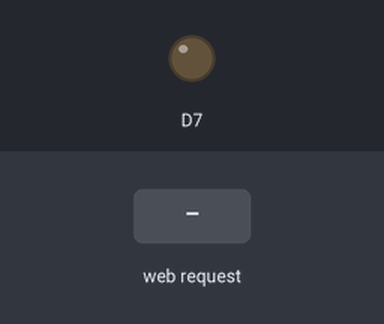
Bench run of a sketch on a simulated ESP8266 (NodeMCU). On the bench: output pins drawn as LEDs (lit = HIGH). Inputs (shaded band) come from the test bench. What the sketch prints to the serial monitor is not drawn.

Above: at 1.2 s.
1.3 s: HTTP request GET /led_yak received
At 1.6 s:
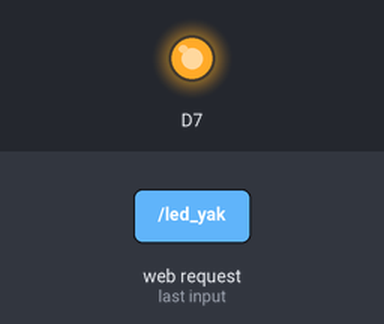
2.8 s: HTTP request GET /led_son received
At 4.0 s:
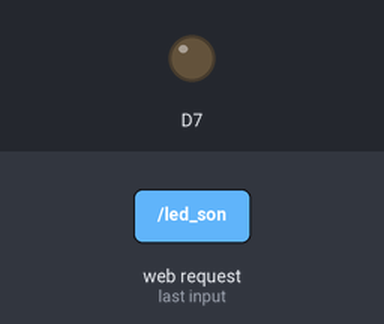
Timing chart, 0 to 5.8 s (numbered marks = the images above; inputs shaded):
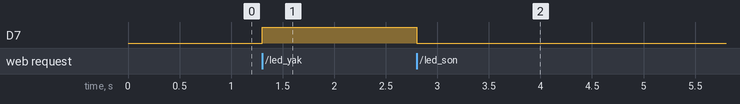

The sketch:

sketch_nov07a.ino
```cpp
/*#include <ESP8266WiFi.h>
#include <WiFiClient.h>
#include <ESP8266WebServer.h>

const char *ssid = "ozalp";
const char *password = "123456789";

//station
//access point
//bir de ikisinin de olduğu özellikleri var

ESP8266WebServer server(80);

void handleRoot() {
  server.send(200, "text/html", "<h1>Ana Sayfa</h1><br><a href=''>LED Yak</a><br><a href=''>LED Sondur</a>");
}

void notFound() {
  server.send(200, "text/html", "<h1>Bulunamadi</h1>");
}

void led_yak(){
  digitalWrite(D7, HIGH);
}

void led_son(){
  digitalWrite(D7, LOW);
}

void setup() {
  pinMode(D7, OUTPUT);
  Serial.begin(9600);
  Serial.println();
  Serial.print("erisim noktasi baslatiliyor..");
  WiFi.softAP(ssid, password);

  IPAddress myIP = WiFi.softAPIP();
  Serial.print("Sunucu IP address: ");
  Serial.println(myIP);
  server.on("/", handleRoot);
  server.onNotFound(notFound);
  server.begin();
  Serial.println("HTTP server started");
}

void loop() {
  server.handleClient();
}*/

#include <ESP8266WiFi.h>
#include <WiFiClient.h>
#include <ESP8266WebServer.h>
//****************
#define ADC_pin A0
int okunan_ADC=0;
float sicaklik=0.0;
//****************
const char *ag_adi = "ozalp";
const char *sifre = "123456789";

ESP8266WebServer sunucu(80);
//****************
void setup()
{
  pinMode(D7,OUTPUT);
  Serial.begin(9600);
  Serial.println("Erisim Noktasi Baslatiliyor");

  WiFi.softAP(ag_adi, sifre);

  IPAddress myIP = WiFi.softAPIP();
  Serial.print("Sunucu IP adresi: ");
  Serial.println(myIP);

  sunucu.on("/", anasayfa);
  sunucu.on("/iletisim",iletim);
  sunucu.on("/led_yak",led_yak_fonk);
  sunucu.on("/led_son",led_son_fonk);
  sunucu.onNotFound(sayfa_bulunamadi);
  sunucu.begin();
}
//*****************
void loop()
{
  sunucu.handleClient();
}
//*****************
void anasayfa() {
  sicaklik_olc();
  String sayfa="<html>";
  sayfa+="<body>";
  sayfa+="<h1>Baglandiniz</h1>";
  sayfa+="<p>Bu bir paragraf</p>";
  sayfa+="<p>Oda sicakligi: </p>"+String(sicaklik);
  sayfa+="<a href='/iletisim'> Iletisim </a>";
  sayfa+="<a href='/led_yak'> LED'i yak </a>";
  sayfa+="<a href='/led_son'> LED'i sondur</a>";
  sayfa+="</body>";
  sayfa+="</html>";

  sunucu.send(200, "text/html", sayfa);
}
//*****************
void iletim() {
  sunucu.send(200, "text/html", "<h1>2742252525</h1>");
}
//****************
void led_yak_fonk() {
  String sayfa="";
  sayfa="<h1>LED yaniyor</h1>";
  sayfa+="<a href='/led_son'> LED'i sondur</a>";
  sunucu.send(200, "text/html", sayfa);
  digitalWrite(D7,HIGH);
}
//****************
void led_son_fonk() {
  String sayfa="";
  sayfa="<h1>LED sondu</h1>";
  sayfa+="<a href='/led_yak'> LED'i yak</a>";
  sunucu.send(200, "text/html", sayfa);
  digitalWrite(D7,LOW);
}
//*****************
void sayfa_bulunamadi() {
  sunucu.send(400, "text/html", "<h1>Sayfa Bulunamiyor</h1>");
}
//***************
void sicaklik_olc()
{
  sicaklik=((analogRead(ADC_pin)*1000)/1023.0)/10.0;
}
```

Measured:
- after the input at 1.3 s, D7: LOW → HIGH at once
- after the input at 2.8 s, D7: HIGH → LOW at once
